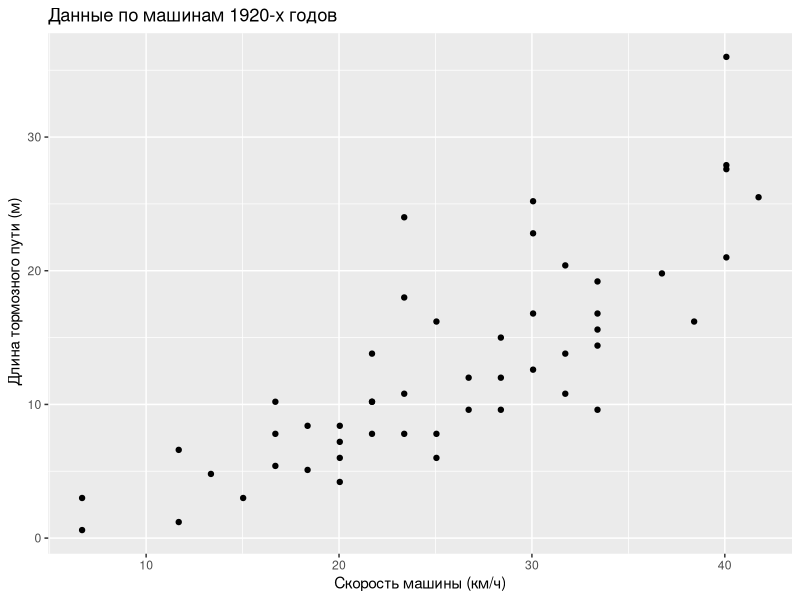

The R script that drew this image:
## ---- chunk 1
library(knitr)
opts_chunk$set(cache=FALSE, dev='png',dpi=300)
## ---- chunk 2
library("knitr")
library("dplyr")
library("ggplot2")
d <- cars %>% mutate(dist=0.3*dist,speed=1.67*speed)
kable(head(d))
## ---- chunk 3
qplot(data=d, speed,dist,xlab="Скорость машины (км/ч)",ylab=" Длина тормозного пути (м)",main="Данные по машинам 1920-х годов")
## ---- chunk 4
a <- 5
A <- 4
a + A
## ---- chunk 5
x <- c(5,2,1)
d <- data.frame(rost=c(170,170,180),ves=c(60,70,80))
## ---- chunk 6
library("dplyr")
library("ggplot2")
## ---- chunk 7
library("dplyr")
library("ggplot2")
d <- cars 
head(cars)
# %>% mutate(dist=0.3*dist,speed=1.67*speed)
